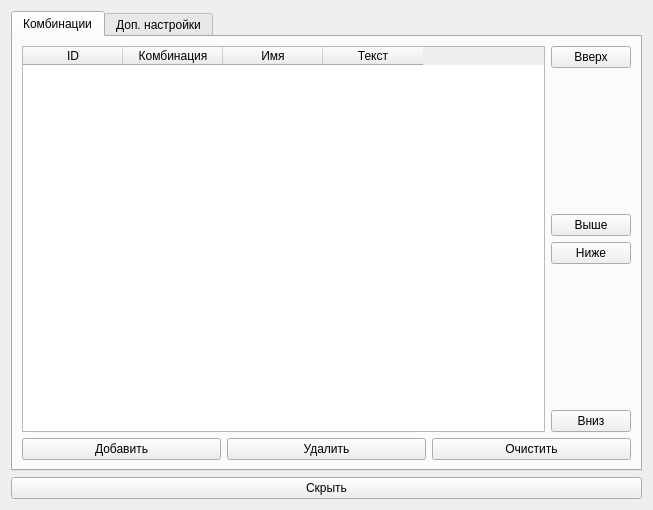
<?xml version="1.0" encoding="UTF-8"?>
<ui version="4.0">
 <class>Form</class>
 <widget class="QWidget" name="Form">
  <property name="geometry">
   <rect>
    <x>0</x>
    <y>0</y>
    <width>653</width>
    <height>510</height>
   </rect>
  </property>
  <property name="windowTitle">
   <string>py_quick_paste</string>
  </property>
  <layout class="QVBoxLayout" name="verticalLayout_2">
   <item>
    <widget class="QTabWidget" name="tabWidget">
     <property name="currentIndex">
      <number>0</number>
     </property>
     <widget class="QWidget" name="tab">
      <attribute name="title">
       <string>Комбинации</string>
      </attribute>
      <layout class="QVBoxLayout" name="verticalLayout">
       <item>
        <layout class="QHBoxLayout" name="horizontalLayout_2">
         <item>
          <widget class="QTableWidget" name="tableWidget">
           <property name="sizePolicy">
            <sizepolicy hsizetype="Expanding" vsizetype="Expanding">
             <horstretch>0</horstretch>
             <verstretch>0</verstretch>
            </sizepolicy>
           </property>
           <column>
            <property name="text">
             <string>ID</string>
            </property>
           </column>
           <column>
            <property name="text">
             <string>Комбинация</string>
            </property>
           </column>
           <column>
            <property name="text">
             <string>Имя</string>
            </property>
           </column>
           <column>
            <property name="text">
             <string>Текст</string>
            </property>
           </column>
          </widget>
         </item>
         <item>
          <layout class="QVBoxLayout" name="verticalLayout_4">
           <item>
            <widget class="QPushButton" name="pushButton_2">
             <property name="sizePolicy">
              <sizepolicy hsizetype="Minimum" vsizetype="Fixed">
               <horstretch>0</horstretch>
               <verstretch>0</verstretch>
              </sizepolicy>
             </property>
             <property name="minimumSize">
              <size>
               <width>0</width>
               <height>0</height>
              </size>
             </property>
             <property name="text">
              <string>Вверх</string>
             </property>
            </widget>
           </item>
           <item>
            <spacer name="verticalSpacer_2">
             <property name="orientation">
              <enum>Qt::Vertical</enum>
             </property>
             <property name="sizeHint" stdset="0">
              <size>
               <width>20</width>
               <height>40</height>
              </size>
             </property>
            </spacer>
           </item>
           <item>
            <widget class="QPushButton" name="pushButton_4">
             <property name="text">
              <string>Выше</string>
             </property>
            </widget>
           </item>
           <item>
            <widget class="QPushButton" name="pushButton_3">
             <property name="text">
              <string>Ниже</string>
             </property>
            </widget>
           </item>
           <item>
            <spacer name="verticalSpacer_3">
             <property name="orientation">
              <enum>Qt::Vertical</enum>
             </property>
             <property name="sizeHint" stdset="0">
              <size>
               <width>20</width>
               <height>40</height>
              </size>
             </property>
            </spacer>
           </item>
           <item>
            <widget class="QPushButton" name="pushButton">
             <property name="text">
              <string>Вниз</string>
             </property>
            </widget>
           </item>
          </layout>
         </item>
        </layout>
       </item>
       <item>
        <layout class="QHBoxLayout" name="horizontalLayout">
         <item>
          <widget class="QPushButton" name="pushButton_append">
           <property name="text">
            <string>Добавить</string>
           </property>
          </widget>
         </item>
         <item>
          <widget class="QPushButton" name="pushButton_remove">
           <property name="text">
            <string>Удалить</string>
           </property>
          </widget>
         </item>
         <item>
          <widget class="QPushButton" name="pushButton_clear">
           <property name="text">
            <string>Очистить</string>
           </property>
          </widget>
         </item>
        </layout>
       </item>
      </layout>
     </widget>
     <widget class="QWidget" name="tab_2">
      <attribute name="title">
       <string>Доп. настройки</string>
      </attribute>
      <layout class="QVBoxLayout" name="verticalLayout_3">
       <item>
        <widget class="QCheckBox" name="checkBox_pos_on_first_comb">
         <property name="text">
          <string>При обнаружении комбинации переходить на первую в списке</string>
         </property>
        </widget>
       </item>
       <item>
        <widget class="QCheckBox" name="checkBox_w_hidden_win_start">
         <property name="text">
          <string>Запускать скрытой в трей</string>
         </property>
        </widget>
       </item>
       <item>
        <spacer name="verticalSpacer">
         <property name="orientation">
          <enum>Qt::Vertical</enum>
         </property>
         <property name="sizeHint" stdset="0">
          <size>
           <width>20</width>
           <height>40</height>
          </size>
         </property>
        </spacer>
       </item>
      </layout>
     </widget>
    </widget>
   </item>
   <item>
    <widget class="QPushButton" name="pushButton_hide">
     <property name="text">
      <string>Скрыть</string>
     </property>
    </widget>
   </item>
  </layout>
 </widget>
 <resources/>
 <connections/>
</ui>
